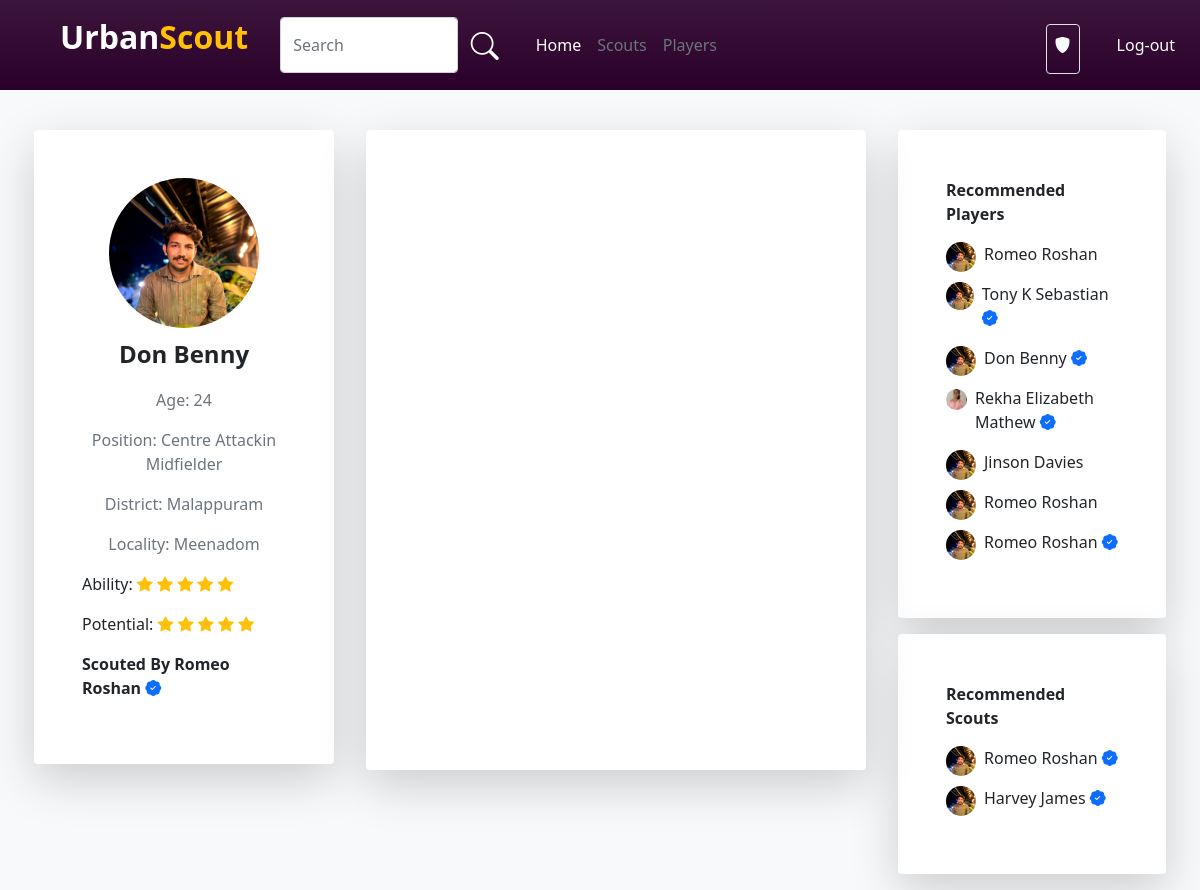
The app's page /playerhome/20, older data.
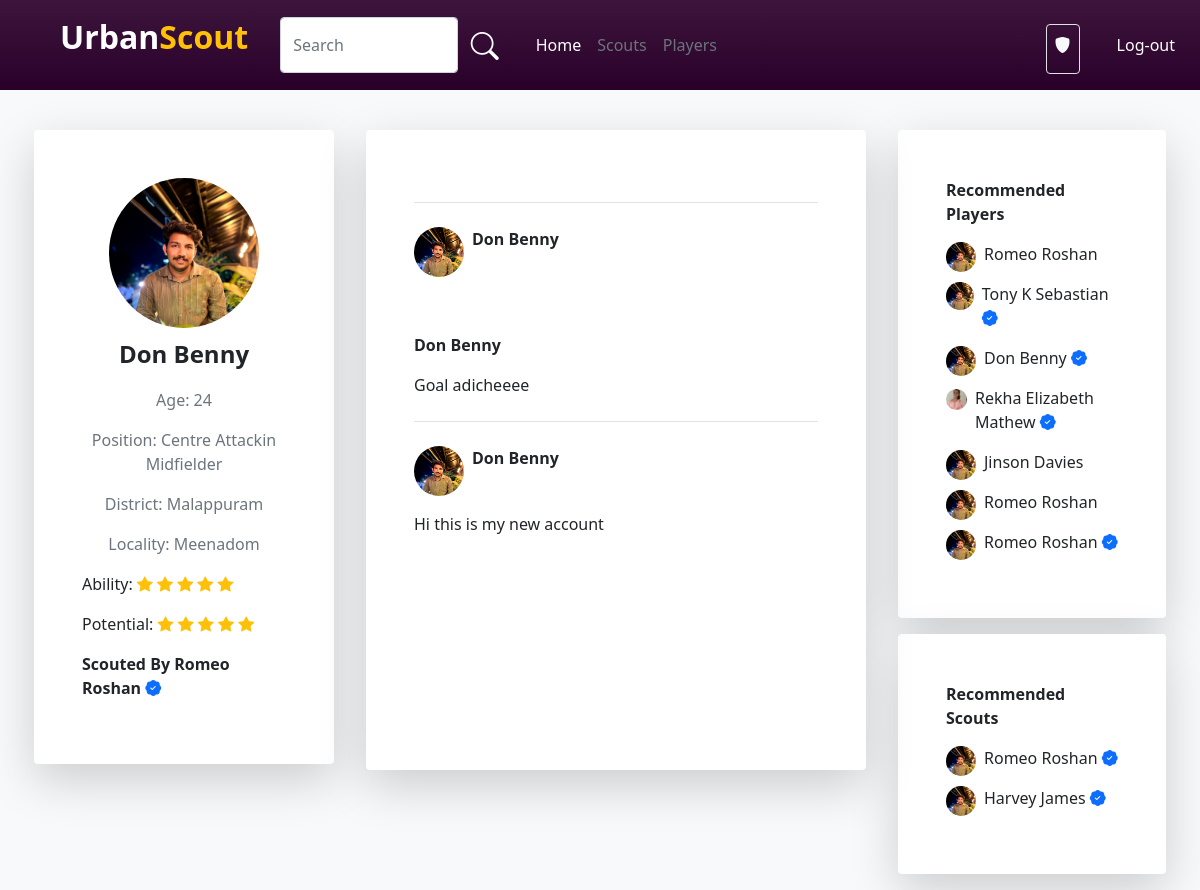
The same page, newer data.
### account/models.py (models this page shows)
class User(AbstractUser):
    username=models.CharField(max_length=32, blank=True, null=True)
    USERNAME_FIELD = 'email'
    email = models.EmailField(unique=True)
    img=models.ImageField(upload_to='pics',default='https://img.freepik.com/free-icon/man_318-677829.jpg',null=True)
    is_player=models.BooleanField('is_player',default=False)
    is_club=models.BooleanField('is_club',default=False)
    is_scout=models.BooleanField('is_scout',default=False)
    player_dob = models.DateField(("Date of Birth"), default=date.today, validators=[validate_dob])
    player_pos = models.CharField(("Position"),default='',max_length=30,choices=Pos_Choice)
    district = models.CharField(("District"),default='',max_length=20,choices=District_Choice)
    locality = models.CharField(("Locality"),default='',max_length=50,blank=True)
    player_foot = models.CharField(("Prefered Foot"),default='',max_length=10,choices=Foot_Choice)
    player_ability = models.IntegerField(("Ability"),default=0,choices=Ability_Choice)
    club_reputation = models.IntegerField(("Club Reputation"),default=0,choices=Ability_Choice)
    player_potential = models.IntegerField(("Potential"),default=0,choices=Ability_Choice)
    desc=models.CharField(("Description"),max_length=100, default='')
    club_name=models.CharField((("Club Name")),default='',max_length=30)
    scouted_by=models.CharField(max_length=30,default='')
    REQUIRED_FIELDS = []

class NewFeeds(models.Model):
    feed=models.CharField(max_length=200)
    img=models.ImageField(upload_to='pics',null=True)
    video = models.FileField(upload_to='pics',
    validators=[FileExtensionValidator(allowed_extensions=['MOV','avi','mp4','webm','mkv'])], null=True)
    user=models.ForeignKey(User,on_delete=models.CASCADE,related_name='newfeeds_as_user')

### account/views.py (the view)
# urls.py: path('playerhome/<int:user_id>',views.playerHome,name="player-home"),
def playerHome(request,user_id):
    players = User.objects.filter(is_player=True)
    scout=User.objects.filter(is_scout=True)
    ability_range = range(0, 5)
    feeds=NewFeeds.objects.filter(user_id=user_id).order_by('-id')
    ability_range = range(0, 5)
    player=User.objects.filter(id=user_id)
    return render(request,'player-home.html',{'player':player,'abilityRange':ability_range,'playerdata':players,'scout':scout,'feeds':feeds})

### template/player-home.html (shortened to what the changed rows need)
{% load static %}
<!DOCTYPE html>
<html lang="en">
<head>
    <link rel="stylesheet" href="{% static 'style.css' %}">
    <link href="https://cdn.jsdelivr.net/npm/bootstrap@5.0.2/dist/css/bootstrap.min.css" rel="stylesheet"
>
    <link rel="stylesheet" href="https://cdn.jsdelivr.net/npm/bootstrap-icons@1.10.5/font/bootstrap-icons.css">
</head>
<body class="bg-light">
    {% for i in player %}
    <div class="d-flex flex-wrap justify-content-center mt-4">
        <div class="col-lg-3 h-50 col-12 m-3 p-5 rounded bg-white shadow-lg position-sticky">
            <div class="">
                <div class="d-flex justify-content-center">
                    <div class="">
                        <img class="rounded-circle img-width" src={{i.img.url}} alt="">
                    </div>
                </div>
                <div class="text-center">
                    <p class="text-dark mt-2 fs-4 fw-bold">{{i.first_name}} {{i.last_name}}</p>
                    <p id="age" class="text-secondary"></p>
                    <p class="text-secondary">Position: {{i.player_pos}}</p>
                    <p class="text-secondary">District: {{i.district}}</p>
                    <p class="text-secondary">Locality: {{i.locality}}</p>
                </div>
                <div>
                    <p>Ability:{% with ability=i.player_ability %} {% for j in abilityRange %}
                        {% if j < ability %}
                        <i class="bi bi-star-fill text-warning"></i>
                        {% else %}
                        <i class="bi bi-star text-warning"></i>
                        {% endif %}
                        {% endfor %}
                        {% endwith %}
                    </p>
                    <p>Potential:{% with potential=i.player_potential %} {% for j in abilityRange %}
                        {% if j < potential %}
                        <i class="bi bi-star-fill text-warning"></i>
                        {% else %}
                        <i class="bi bi-star text-warning"></i>
                        {% endif %}
                        {% endfor %}
                        {% endwith %}
                    </p>
                    {% if i.scouted_by != '' %}
                    <p class="fw-bold">Scouted By {{i.scouted_by}} <i class="bi bi-patch-check-fill text-primary"></i></p>
                    {% endif %}
                </div>
            </div>
        </div>
        <div class="col-lg-5 col-12 player-feeds m-3 p-5 rounded bg-white shadow-lg">
            {% for j in feeds %}
            <div class="mt-4 border-top pt-4">
                <div class="d-flex">
                    <div class="feed-img">
                        <img class="w-100 rounded-circle" src={{i.img.url}} alt="">
                    </div>
                    <div class="ms-2">
                        <p class="fw-bold">
                            {{i.first_name}} {{i.last_name}}
                        </p>
                    </div>
                </div>
                <div class="w-100 mt-3">
                    {% if j.img.url != '' %}
                    <div class="w-100 mt-3">
                    </div>
                    <p class="fw-bold mt-3">{{i.first_name}} {{i.last_name}}
                    {% endif %}
                </div>
                <div class="">
                    <p>{{j.feed}}</p>
                </div>
            </div>
            {% endfor %}
        </div>
        {% endfor %}
        <div class="col-lg-3 col-12">
            <div class="m-3 p-5 rounded bg-white shadow-lg">
                <div>
                    {% for Players in playerdata %}
                    <a class="text-decoration-none text-dark" href="{% url 'player-home' Players.id %}">
                        <div class="d-flex">
                            <div class="rec-img-club">
                                <img class="w-100 rounded-circle" src="{{Players.img.url}}" alt="">
                            </div>
                            <p class="ms-2">{{Players.first_name}} {{Players.last_name}}{% if Players.scouted_by != '' %}
                                <i class="bi bi-patch-check-fill text-primary"></i>
                                {% endif %}</p></p>
                        </div>
                    </a>
                    {% endfor %}
                </div>
            </div>
            <div class="m-3 p-5 rounded bg-white shadow-lg">
                <div>
                    {% for scouts in scout %}
                    {% if scouts.is_staff == 0 %}
                    <a class="text-decoration-none text-dark" href="{% url 'scout-home' scouts.id %}">
                        <div class="d-flex">
                            <div class="rec-img-club">
                                <img class="w-100 rounded-circle" src="{{scouts.img.url}}" alt="">
                            </div>
                            <p class="ms-2">{{scouts.first_name}} {{scouts.last_name}} <i class="bi bi-patch-check-fill text-primary"></i></p>
                        </div>
                    </a>
                    {% endif %}
                    {% endfor %}
                </div>
            </div>
        </div>
    </div>
</body>
</html>

Row changes from the older to the newer data that the page shows:
added NewFeeds: img (picture), {{ i.first_name }} "Don", {{ i.last_name }} "Benny", feed "Goal adicheeee", shown under User "Don"
added NewFeeds: img (picture), {{ i.first_name }} "Don", {{ i.last_name }} "Benny", feed "Hi this is my new account", shown under User "Don"
